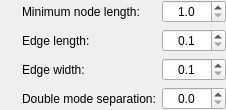
        <widget class="QWidget" name="widget_25" native="true">
         <layout class="QGridLayout" name="gridLayout_18">
          <property name="leftMargin">
           <number>0</number>
          </property>
          <property name="topMargin">
           <number>0</number>
          </property>
          <property name="rightMargin">
           <number>0</number>
          </property>
          <property name="bottomMargin">
           <number>0</number>
          </property>
          <item row="3" column="6">
           <widget class="QDoubleSpinBox" name="doubleModeNodeSeparationSpinBox">
            <property name="sizePolicy">
             <sizepolicy hsizetype="Minimum" vsizetype="Fixed">
              <horstretch>0</horstretch>
              <verstretch>0</verstretch>
             </sizepolicy>
            </property>
            <property name="focusPolicy">
             <enum>Qt::StrongFocus</enum>
            </property>
            <property name="alignment">
             <set>Qt::AlignCenter</set>
            </property>
            <property name="decimals">
             <number>1</number>
            </property>
            <property name="maximum">
             <double>100.000000000000000</double>
            </property>
            <property name="singleStep">
             <double>0.500000000000000</double>
            </property>
           </widget>
          </item>
          <item row="0" column="4">
           <widget class="InfoTextWidget" name="minimumNodeLengthInfoText" native="true">
            <property name="sizePolicy">
             <sizepolicy hsizetype="Fixed" vsizetype="Fixed">
              <horstretch>0</horstretch>
              <verstretch>0</verstretch>
             </sizepolicy>
            </property>
            <property name="minimumSize">
             <size>
              <width>16</width>
              <height>16</height>
             </size>
            </property>
            <property name="toolTip">
             <string>&lt;html&gt;&lt;head/&gt;&lt;body&gt;&lt;p&gt;This controls the minimum node length, regardless of the length of a node's sequence.&lt;br/&gt;&lt;br/&gt;Setting this to a smaller value will give a tighter correlation between sequence lengths and node lengths. Setting this to a larger will make smaller nodes easier to see and work with.&lt;br/&gt;&lt;br/&gt;The graph must be redrawn to see the effect of changing this setting.  &lt;/p&gt;&lt;/body&gt;&lt;/html&gt;</string>
            </property>
           </widget>
          </item>
          <item row="0" column="5">
           <widget class="QLabel" name="label_25">
            <property name="sizePolicy">
             <sizepolicy hsizetype="Minimum" vsizetype="Preferred">
              <horstretch>0</horstretch>
              <verstretch>0</verstretch>
             </sizepolicy>
            </property>
            <property name="text">
             <string>Minimum node length:</string>
            </property>
           </widget>
          </item>
          <item row="0" column="6">
           <widget class="QDoubleSpinBox" name="minimumNodeLengthSpinBox">
            <property name="sizePolicy">
             <sizepolicy hsizetype="Minimum" vsizetype="Fixed">
              <horstretch>0</horstretch>
              <verstretch>0</verstretch>
             </sizepolicy>
            </property>
            <property name="focusPolicy">
             <enum>Qt::StrongFocus</enum>
            </property>
            <property name="alignment">
             <set>Qt::AlignCenter</set>
            </property>
            <property name="decimals">
             <number>1</number>
            </property>
            <property name="minimum">
             <double>1.000000000000000</double>
            </property>
            <property name="maximum">
             <double>1000.000000000000000</double>
            </property>
            <property name="singleStep">
             <double>1.000000000000000</double>
            </property>
           </widget>
          </item>
          <item row="1" column="6">
           <widget class="QDoubleSpinBox" name="edgeLengthSpinBox">
            <property name="sizePolicy">
             <sizepolicy hsizetype="Minimum" vsizetype="Fixed">
              <horstretch>0</horstretch>
              <verstretch>0</verstretch>
             </sizepolicy>
            </property>
            <property name="focusPolicy">
             <enum>Qt::StrongFocus</enum>
            </property>
            <property name="alignment">
             <set>Qt::AlignCenter</set>
            </property>
            <property name="decimals">
             <number>1</number>
            </property>
            <property name="minimum">
             <double>0.100000000000000</double>
            </property>
            <property name="maximum">
             <double>100.000000000000000</double>
            </property>
            <property name="singleStep">
             <double>1.000000000000000</double>
            </property>
           </widget>
          </item>
          <item row="3" column="5">
           <widget class="QLabel" name="label_33">
            <property name="sizePolicy">
             <sizepolicy hsizetype="Minimum" vsizetype="Preferred">
              <horstretch>0</horstretch>
              <verstretch>0</verstretch>
             </sizepolicy>
            </property>
            <property name="text">
             <string>Double mode separation:</string>
            </property>
           </widget>
          </item>
          <item row="0" column="7">
           <spacer name="horizontalSpacer_29">
            <property name="orientation">
             <enum>Qt::Horizontal</enum>
            </property>
            <property name="sizeType">
             <enum>QSizePolicy::Expanding</enum>
            </property>
            <property name="sizeHint" stdset="0">
             <size>
              <width>0</width>
              <height>20</height>
             </size>
            </property>
           </spacer>
          </item>
          <item row="0" column="3">
           <spacer name="horizontalSpacer_30">
            <property name="orientation">
             <enum>Qt::Horizontal</enum>
            </property>
            <property name="sizeType">
             <enum>QSizePolicy::Expanding</enum>
            </property>
            <property name="sizeHint" stdset="0">
             <size>
              <width>0</width>
              <height>20</height>
             </size>
            </property>
           </spacer>
          </item>
          <item row="1" column="5">
           <widget class="QLabel" name="label_31">
            <property name="sizePolicy">
             <sizepolicy hsizetype="Minimum" vsizetype="Preferred">
              <horstretch>0</horstretch>
              <verstretch>0</verstretch>
             </sizepolicy>
            </property>
            <property name="text">
             <string>Edge length:</string>
            </property>
           </widget>
          </item>
          <item row="3" column="4">
           <widget class="InfoTextWidget" name="doubleModeNodeSeparationInfoText" native="true">
            <property name="sizePolicy">
             <sizepolicy hsizetype="Fixed" vsizetype="Fixed">
              <horstretch>0</horstretch>
              <verstretch>0</verstretch>
             </sizepolicy>
            </property>
            <property name="minimumSize">
             <size>
              <width>16</width>
              <height>16</height>
             </size>
            </property>
            <property name="toolTip">
             <string>&lt;html&gt;&lt;head/&gt;&lt;body&gt;&lt;p&gt;This controls how far apart complementary nodes are drawn from each other when the graph is drawn in double mode.&lt;br/&gt;&lt;br/&gt;The graph must be redrawn to see the effect of changing this setting.  &lt;/p&gt;&lt;/body&gt;&lt;/html&gt;</string>
            </property>
           </widget>
          </item>
          <item row="1" column="4">
           <widget class="InfoTextWidget" name="edgeLengthInfoText" native="true">
            <property name="sizePolicy">
             <sizepolicy hsizetype="Fixed" vsizetype="Fixed">
              <horstretch>0</horstretch>
              <verstretch>0</verstretch>
             </sizepolicy>
            </property>
            <property name="minimumSize">
             <size>
              <width>16</width>
              <height>16</height>
             </size>
            </property>
            <property name="toolTip">
             <string>&lt;html&gt;&lt;head/&gt;&lt;body&gt;&lt;p&gt;This controls the length of the edges that connect nodes.&lt;br/&gt;&lt;br/&gt;Set to a larger value for more separate nodes. Set to a smaller value for more tightly packed nodes.&lt;br/&gt;&lt;br/&gt;The graph must be redrawn to see the effect of changing this setting. &lt;/p&gt;&lt;/body&gt;&lt;/html&gt;</string>
            </property>
           </widget>
          </item>
          <item row="2" column="4">
           <widget class="InfoTextWidget" name="edgeWidthInfoText" native="true">
            <property name="sizePolicy">
             <sizepolicy hsizetype="Fixed" vsizetype="Fixed">
              <horstretch>0</horstretch>
              <verstretch>0</verstretch>
             </sizepolicy>
            </property>
            <property name="minimumSize">
             <size>
              <width>16</width>
              <height>16</height>
             </size>
            </property>
            <property name="toolTip">
             <string>&lt;html&gt;&lt;head/&gt;&lt;body&gt;&lt;p&gt;This controls the width of the edges that connect nodes.&lt;br/&gt;&lt;br/&gt;The graph does not need to be redrawn to see the effect of changing this setting. &lt;/p&gt;&lt;/body&gt;&lt;/html&gt;</string>
            </property>
           </widget>
          </item>
          <item row="2" column="5">
           <widget class="QLabel" name="label_5">
            <property name="sizePolicy">
             <sizepolicy hsizetype="Minimum" vsizetype="Preferred">
              <horstretch>0</horstretch>
              <verstretch>0</verstretch>
             </sizepolicy>
            </property>
            <property name="text">
             <string>Edge width:</string>
            </property>
           </widget>
          </item>
          <item row="2" column="6">
           <widget class="QDoubleSpinBox" name="edgeWidthSpinBox">
            <property name="sizePolicy">
             <sizepolicy hsizetype="Minimum" vsizetype="Fixed">
              <horstretch>0</horstretch>
              <verstretch>0</verstretch>
             </sizepolicy>
            </property>
            <property name="focusPolicy">
             <enum>Qt::StrongFocus</enum>
            </property>
            <property name="alignment">
             <set>Qt::AlignCenter</set>
            </property>
            <property name="decimals">
             <number>1</number>
            </property>
            <property name="minimum">
             <double>0.100000000000000</double>
            </property>
            <property name="maximum">
             <double>100.000000000000000</double>
            </property>
            <property name="singleStep">
             <double>0.500000000000000</double>
            </property>
           </widget>
          </item>
         </layout>
        </widget>
